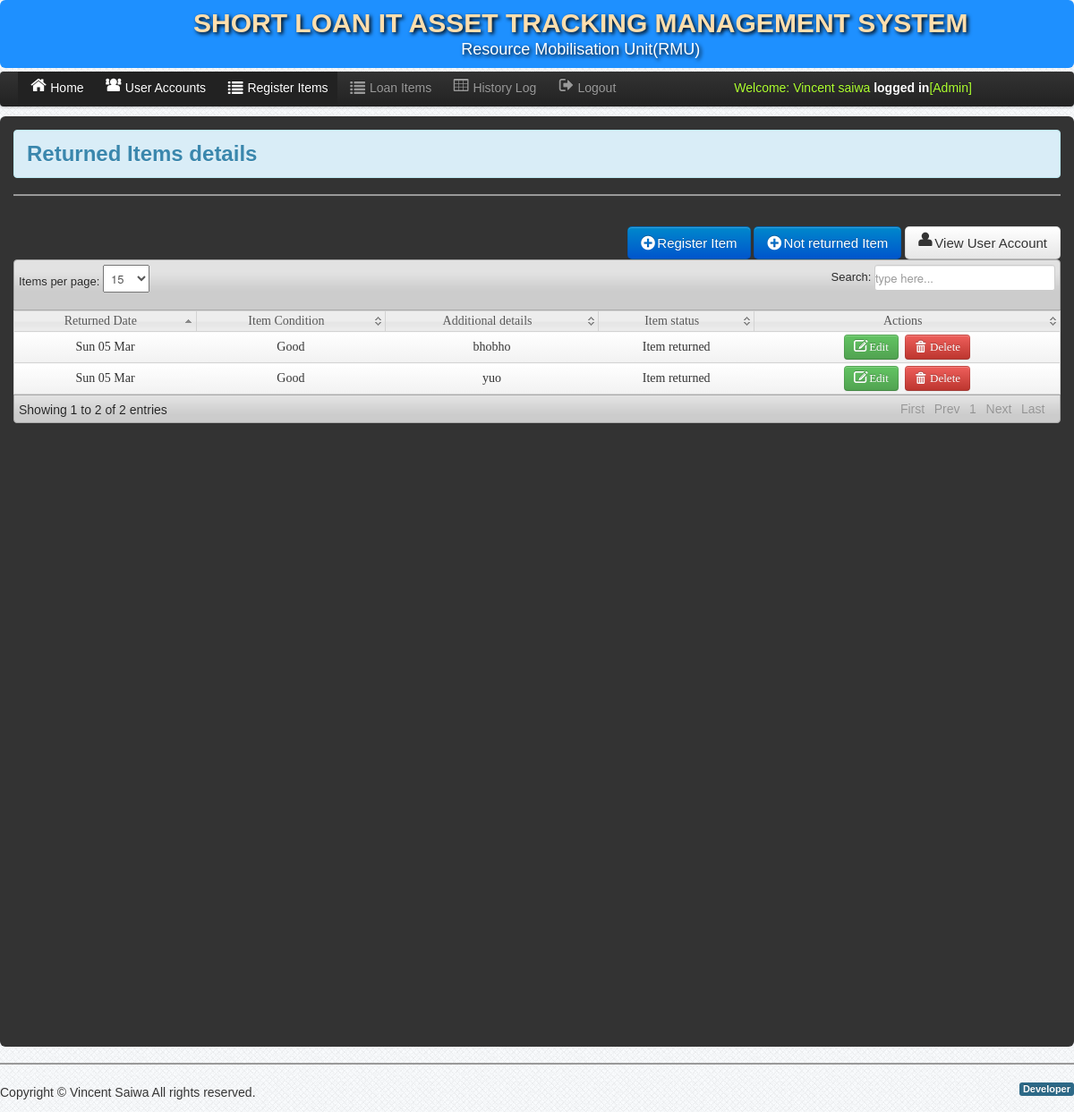
Screenshot of /Admin/returned_item_details.php (signed in) with the database file from the repository.
### tables this page shows
CREATE TABLE `user` (
  `User_id` int(11) NOT NULL,
  `index_no` int(34) NOT NULL,
  `UserName` varchar(50) NOT NULL,
  `Password` varchar(50) NOT NULL,
  `fullname_user` varchar(200) NOT NULL,
  `User_Type` varchar(50) NOT NULL,
  `date_registered` varchar(200) NOT NULL,
  `registered_by` varchar(200) NOT NULL,
  `status` varchar(34) NOT NULL
);

CREATE TABLE `returned_by` (
  `returned_id` int(11) NOT NULL,
  `item_condition` varchar(34) NOT NULL,
  `comment` varchar(100) NOT NULL,
  `employeeID` int(11) NOT NULL,
  `witness_id` varchar(255) NOT NULL,
  `User_id` varchar(3) NOT NULL,
  `date_returned` varchar(233) NOT NULL,
  `returned` varchar(233) NOT NULL
);

### Admin/session.php (called while the page is built, shortened)
<?php
$id_session=$_SESSION['User_id'];
?>

### Admin/returned_item_details.php (the view, shortened to what this page needs)
<?php include('dbcon.php'); include('session.php');include('header.php'); ?>
<body>
    <?php include('nav-top.php'); ?>
    <div class="navbar navbar-fixed-top1 " id="top1">
        <div class="navbar-inner">
            <div class="container">
                <div class="marg">
                    <?php include_once 'links.php';?>
                </div>
            </div>
        </div>
    </div>
    <div class="" >
    <div id="element" class="hero-body-emp">
        <div class="alert alert-info">
            <h2>Returned Items details</h2>
        </div>
        <hr>
        <div class="pull-right">
            <br>
            <a class="btn btn-primary btn-large" id="add"  data-content="Click here to Add Item" rel="popover" data-original-title="Add Item?" href="emp_add.php">  <i class="icon-plus-sign icon-large"></i>&nbsp;Register Item</a>
            <a class="btn btn-primary btn-large" id="add"  data-content="Click here to Add Personnel" rel="popover" data-original-title="Add Personnel?" href="emp_profiles.php">  <i class="icon-plus-sign icon-large"></i>&nbsp;Not returned Item</a>
            <a href="user_account.php" class="btn btn-large"><i class="icon-user icon-large"></i>&nbsp;View User Account</a>
        </div>
        <br>
        <table class="users-table">
        <div class="demo_jui">
            <table cellpadding="0" cellspacing="0" border="0" class="display" id="log" class="jtable">
                <thead>
                    <tr>
                        <th>Returned Date</th>
                        <th>Item Condition</th>
                        <th>Additional details</th>
                        <th>Item status</th>
                        <th>Actions</th>
                    </tr>
                </thead>
                <tbody>
                    <?php $emp_query=mysqli_query($conn,"select * from returned_by");
                        while($row=mysqli_fetch_array($emp_query)){ $id=$row['returned_id']; ?>
                        <tr class="del<?php echo $id ?>" style="text-align: center;">
                            <td><?php echo date('D d M', $row['date_returned']) ?></td>
                            <td><?php echo $row['item_condition']; ?></td>
                            <td><?php echo $row['comment']; ?></td>
                            <td><?php echo $row['returned']; ?></td>
                            <td align="center" width="320">
                                <a class="btn btn-success"  id="p<?php echo $id; ?>" data-content="Click here to Edit Employee" rel="popover" data-original-title="Edit?"  href="edit_returned_item.php<?php echo '?id='.$id; ?>"><i class="icon-edit icon-large"></i>&nbsp;Edit</a>&nbsp;
                                <a class="btn btn-danger1" data-toggle="modal" href="#d<?php echo $id; ?>">  <i class="icon-trash icon-large"></i>&nbsp;Delete</a>
                            </td>
                        </tr>
                        <?php }?>
                </tbody>
            </table>
        </div>
        <?php include('footer.php');?>
    </div>
</body>

### Admin/links.php (shortened to what this page needs)
<ul class="nav">
                        <li>
                            <li class="active"><a href="home.php"><i class="icon-home icon-large"></i>Home</a></li>
                            <li class="active"><a href="user_account.php"><i class="icon-group icon-large"></i>User Accounts</a></li>
                            <li class="active"><a href="emp_add.php"><i class="icon-list icon-large"></i>Register Items</a></li>
                        </li>
                        <li><a href="returned_item_details.php"><i class="icon-list icon-large"></i>Loan Items</a></li>
                        <li><a href="history_log.php"><i class="icon-table icon-large"></i>History Log</a></li>
                        <li><a id="logout" data-toggle="modal" href="#myModal"><i class="icon-signout icon-large"></i>Logout</a></li>
                        <li><a id="welcome" data-toggle="modal" href="#"><i class="icon-large"></i><?php
                            $user_query=mysqli_query($conn,"select *  from user where User_id='$id_session'")or die(mysqli_error());
                                    $row=mysqli_fetch_array($user_query);
                                        echo 'Welcome:'." ".$row['fullname_user']." "."<b style='color:white;'>logged in</b>"."[".$row['User_Type']."]";
                            ?>
                        </a></li>
                    </ul>

### css/style.css (style rules this page uses)
* { margin:0; padding:0; }
body { font-family:"Trebuchet MS", "Myriad Pro", Arial, sans-serif; font-size:14px; background: #fff url(../img/bg.png) repeat top left; color:#333; text-shadow:0px 0px 0px #fff;; }
a { color:#777; }
#top1 { width:100% ; margin-left: 0%; text-align: center; background: white; }

### css/datatable/demo_table_jui.css (style rules this page uses)
table.display thead th { cursor: pointer; padding: 3px 0 3px 10px; }
table.display { border-collapse: collapse; clear: both; margin: 0 auto; width: 100%; }
table.display td { padding: 3px 10px; }
tr.odd { background-color: #fafafa; background-image: -moz-linear-gradient(top, #ffffff, #f2f2f2); background-image: -webkit-gradient(linear, 0 0, 0 100%, from(#ffffff), to(#f2f2f2)); background-image: -webkit-linear-gradient(top, #ffffff, #f2f2f2); background-image: -o-linear-gradient(top, #ffffff, #f2f2f2); background-image: linear-gradient(to bottom, #ffffff, #f2f2f2); background-repeat: repeat-x; border: 1px solid #d4d4d4; -webkit-border-radius: 4px; -moz-border-radius: 4px; border-radius: 4px; filter: progid:dximagetransform.microsoft.gradient(startColorstr='#ffffffff', endColorstr='#fff2f2f2', GradientType=0); -webkit-box-shadow: 0 1px 4px rgba(0, 0, 0, 0.065); -moz-box-shadow: 0 1px 4px rgba(0, 0, 0, 0.065); box-shadow: 0 1px 4px rgba(0, 0, 0, 0.065); }
tr.even { background-color: #fafafa; background-image: -moz-linear-gradient(top, #ffffff, #f2f2f2); background-image: -webkit-gradient(linear, 0 0, 0 100%, from(#ffffff), to(#f2f2f2)); background-image: -webkit-linear-gradient(top, #ffffff, #f2f2f2); background-image: -o-linear-gradient(top, #ffffff, #f2f2f2); background-image: linear-gradient(to bottom, #ffffff, #f2f2f2); background-repeat: repeat-x; border: 1px solid #d4d4d4; -webkit-border-radius: 4px; -moz-border-radius: 4px; border-radius: 4px; filter: progid:dximagetransform.microsoft.gradient(startColorstr='#ffffffff', endColorstr='#fff2f2f2', GradientType=0); -webkit-box-shadow: 0 1px 4px rgba(0, 0, 0, 0.065); -moz-box-shadow: 0 1px 4px rgba(0, 0, 0, 0.065); box-shadow: 0 1px 4px rgba(0, 0, 0, 0.065); }
tr.odd td.sorting_1 { background-color: f5f5f5; }
tr.even td.sorting_1 { background-color: f5f5f5; }

### Admin/nav-top.php (style rules this page uses)
#top1 { width:100% ; margin-left: 0%; text-align: center; background-color: dodgerblue; text-shadow: 2px 2px 4px #000000; float: inherit; }

### Admin/links.php (style rules this page uses)
#welcome { color: greenyellow; margin-right: -55%; }

### rows the page displays
user: fullname_user "Vincent saiwa", User_Type "Admin"
returned_by: date_returned "Sun 05 Mar", item_condition "Good", comment "bhobho", returned "Item returned"
returned_by: date_returned "Sun 05 Mar", item_condition "Good", comment "yuo", returned "Item returned"
